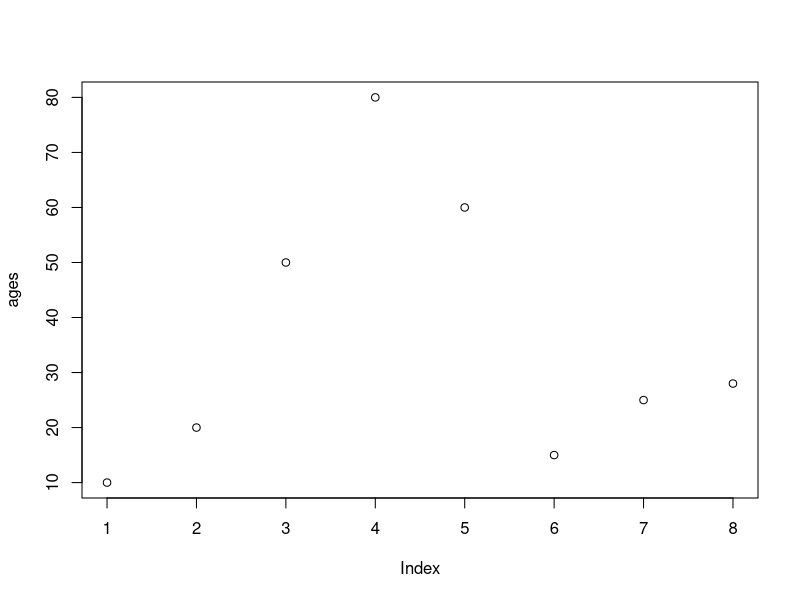
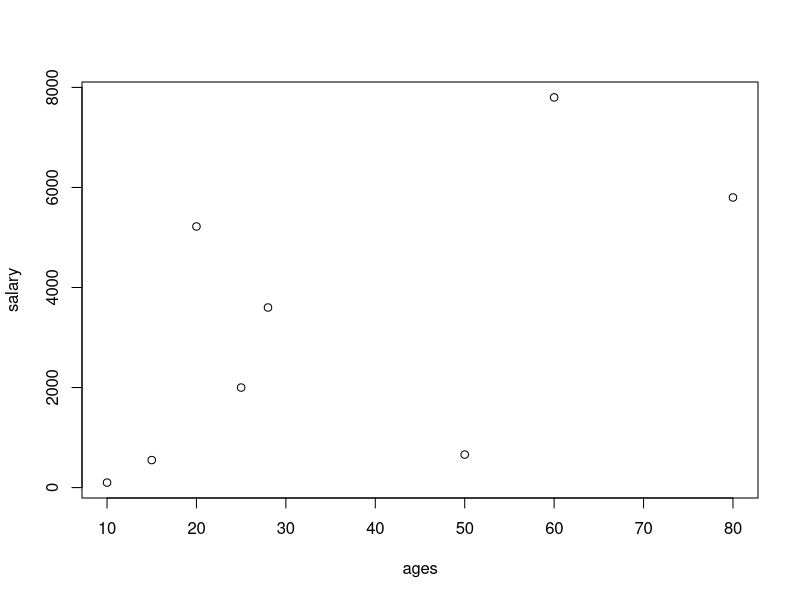
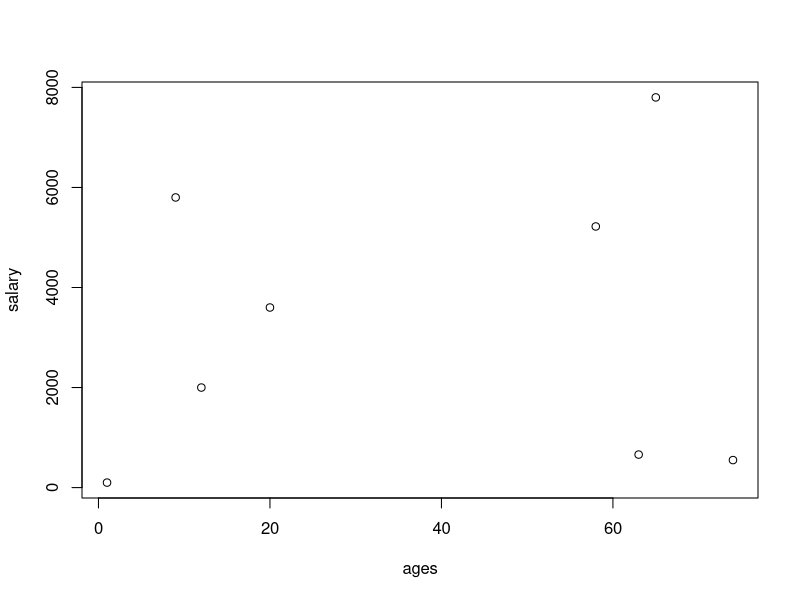
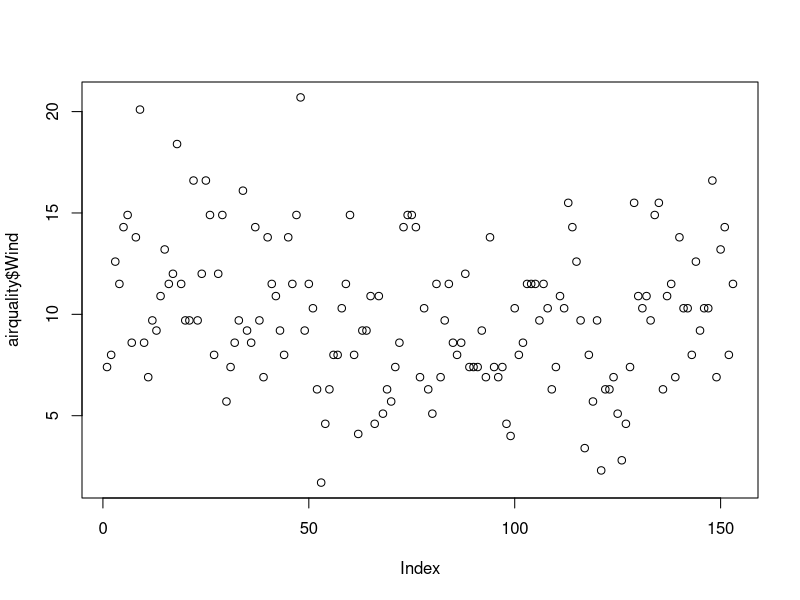
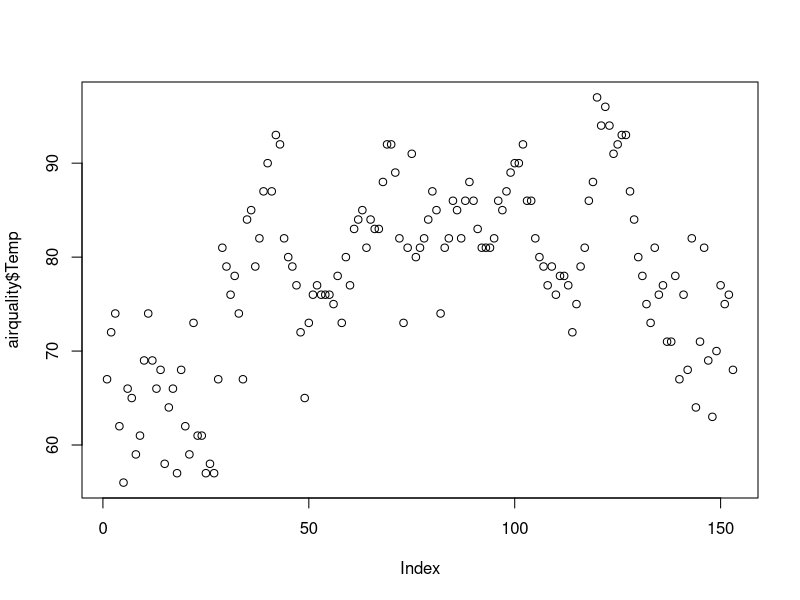
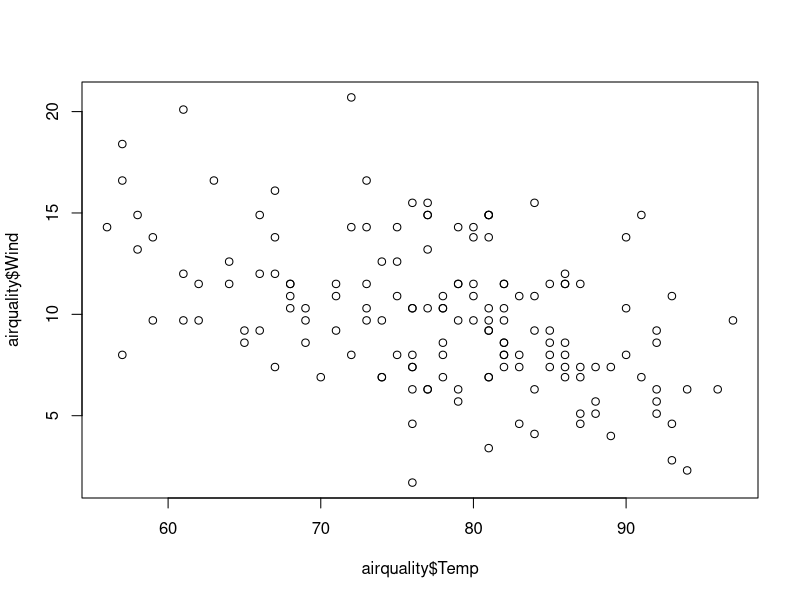
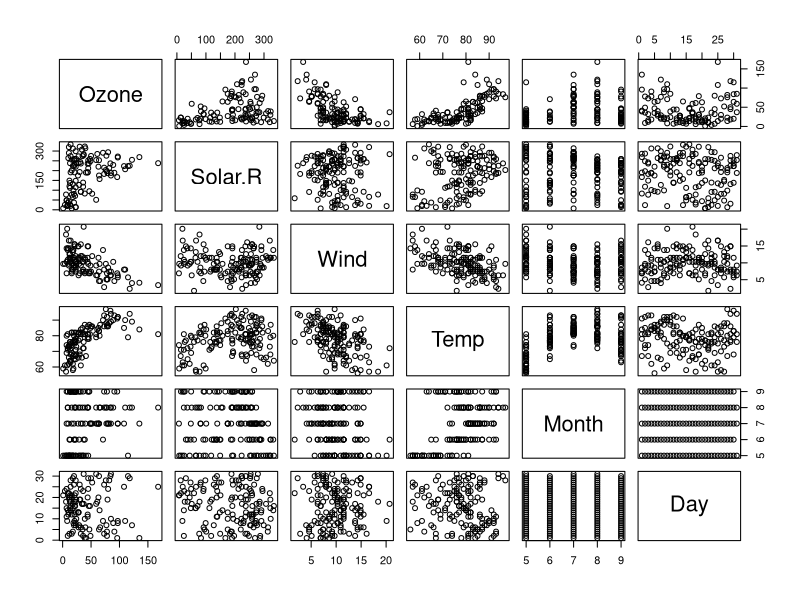
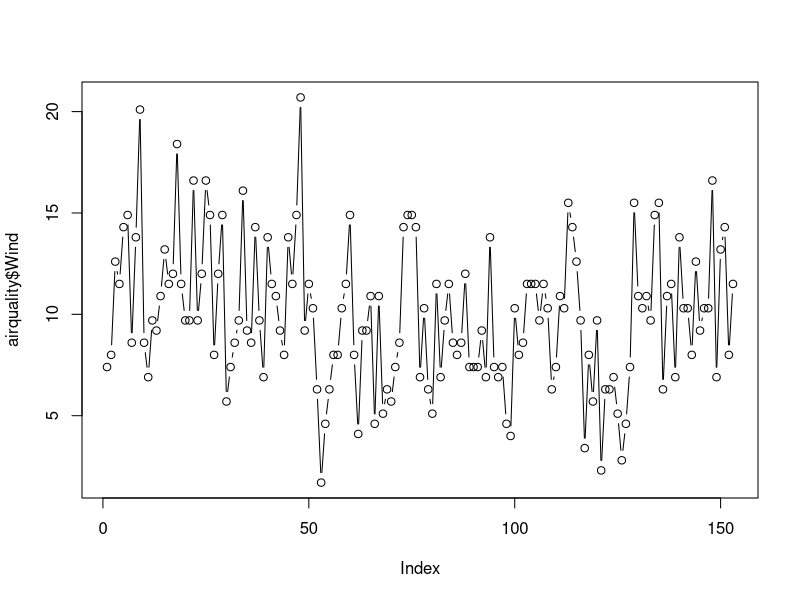

Recreate these plots in R, in order. (Note: this script raises an error after producing the figures.)
#visualization in R

ages <- c(10,20,50,80,60,15,25,28)
plot(ages)
salary <- c(100,5220,660,5800,7800,550,2000,3600)
plot(ages,salary)
dia <- data.frame(
  ages = c(1,58,63,9,65,74,12,20),
  salary = c(100,5220,660,5800,7800,550,2000,3600)
  
)
plot(dia)

airquality <- datasets::airquality #here we can take dataset and send to dataframes.
head(airquality,10)
tail(airquality,10)
names(airquality)
airquality[,c(1,2)]
airquality[6,c(3,4)]

summary(airquality[,1]) #via index number.
summary(airquality[,"Ozone"]) #via coloumn name.

plot(airquality$Wind) #by using we can plot graph for the column of airquality dataset.
plot(airquality$Temp)
plot(airquality$Temp,airquality$Wind, type = "p")
plot(airquality) 

plot(airquality$Wind,type = "b")

plot(airquality$Wind,
     xlab = "ozone concentration",
     ylab = "no of instances",
     main = "ozone effect on ny city",
     col = 'blue',
     type = "l")

plot(airquality$Temp,airquality$Wind.B)

#barplot.

barplot(airquality$Wind,
        xlab = "ozone concentration",
        ylab = "no of instances",
        main = "ozone effect on ny city",
        col = 'blue',
        horiz = F,
        axes = T
        )

#histogram

hist(airquality$Wind) #here we use hist keyword for histogram

hist(airquality$Temp,
     main = 'solar radiation value in air',
     xlab = 'solar rad.',
     col = 'red',
     border = 'blue'
     )

hist(airquality$Ozone,
     main = 'ozone layer',
     xlab = 'ozone',
     ylab = 'effect',
     col = 'red',
     border = 'black'
     )

airquality <- datasets::airquality
airquality

barplot(airquality$Temp,
        main = "temp layer",
        ylab = 'effect of temp',
        col = 'blue',
        border = 'black',
        horiz = T,
        axes = T
        )

#single box plot

  boxplot(airquality$Wind,
          main = 'boxplot',
          col = 'orange',
          border = 'black',
          horizontal = T
          )
  
  #as box plot is only graph that provide us outlier values.
  boxplot.stats(airquality$Wind)$out #this will provide us outlier values of boxplot.
  
  #here in place of all rows we can check for only 4 coloumns.
  #multiple boxplot.
  
  boxplot(airquality[,1:4],
          main = 'boxplot',
          col = 'pink',
          border = 'black',
          horizontal = T
  )
  

  airquality <- datasets::airquality
  
  boxplot(airquality$Wind,
          main="boxplot",
          col = "grey",
          border = "black",
          horizontal = T
          )
   
  boxplot.stats(airquality$Wind)$out
 airquality$Ozone  

 #multiple box plot.
 
 boxplot(airquality[,1:4],
         main="boxplot",
         col="pink",
         border="black",
         horizontal=TRUE
         )
 
 airmiles <- datasets::airmiles
airmiles 

AirPassengers<- datasets::AirPassengers
AirPassengers

boxplot(AirPassengers[,1:3],
        main="boxplot",
        col="red",
        border="black",
        horizontal=FALSE
        )

airquality

boxplot(airquality[,1:5],
        main="graph",
        col = "green",
        border = "red",
        horizontal = TRUE
        )

boxplot.stats(airquality[,1:5])$out

help(par)
#margin of the grid(mar)(bottom,left,top,right),
#no of rows and coloumns (mfrow)
#whether a border is to be included
#and position of the labels (las : 1 for horizontal, las = 0 for vertical)
#bty - box around the plot (o,n,7,L,C,U)


margin.table(mfrow)
par(mfrow=c(3,3), mar=c(6,6,6,6), las = 0, bty ='7') #with help of this we can create 
#grid and can plot graphs.

plot(airquality$Ozone)
plot(airquality$Ozone , airquality$Solar.R)
plot(airquality$Wind , airquality$Temp)
plot(airquality$Month , airquality$Day)
boxplot(airquality$Ozone)
barplot(airquality$Solar.R)
hist(airquality$Month)
boxplot(airquality[,1:4],
        main="plot",
        col = "black",
        horizontal = TRUE
        )
plot(airquality$Ozone , main = "Ozone")

#considering NA values.

max(airquality$Wind)
min(Solar.R)
min(airquality$Solar.R)
min(airquality$Solar.R,na.rm = TRUE) #where RM stands for remove,
median(airquality$Solar.R)
median(airquality$Solar.R , na.rm = TRUE)

#Google following function  as Varience in R, etc.
  
#Var stands for varience.
var(airquality$Ozone,na.rm = T)

#sd stands for standard deviation.
sd(airquality$Solar.R,na.rm = T)

#for skewness and kurtosis we need to install some pacakges,
skewness(airquality$Ozone, na.rm = T)
kurtosis(airmiles)
kurtosis(airquality$Solar.R, na.rm = T)

#density Plot

plot(density(airquality$Ozone))

e_quakes <- datasets::quakes

quakes2<-e_quakes
quakes2

mean(quakes2$lat)

boxplot(quakes2[,1:4],
     main='histogram',
     col = 'black',
     border = 'red',
     horizontal = T
     )
margin.table(mfrow)
par(mfrow = c(3,3), mar=c(5,6,5,6), las=0, bty = '7')  
boxplot(quakes2)
boxplot(quakes2[,3:4],
        main="graph",
        col = 'black',
        border = 'red',
        horizontal = T
        )
hist(quakes2$depth)
hist(quakes2$lat)
barplot(quakes2,
        main = 'barplot',
        border = 'red',
        height = 3
        )
skewness(quakes2$lat)
kurtosis(quakes2$depth)

plot(density.default(x = airquality$Wind))
plot(density(airquality$Temp))

